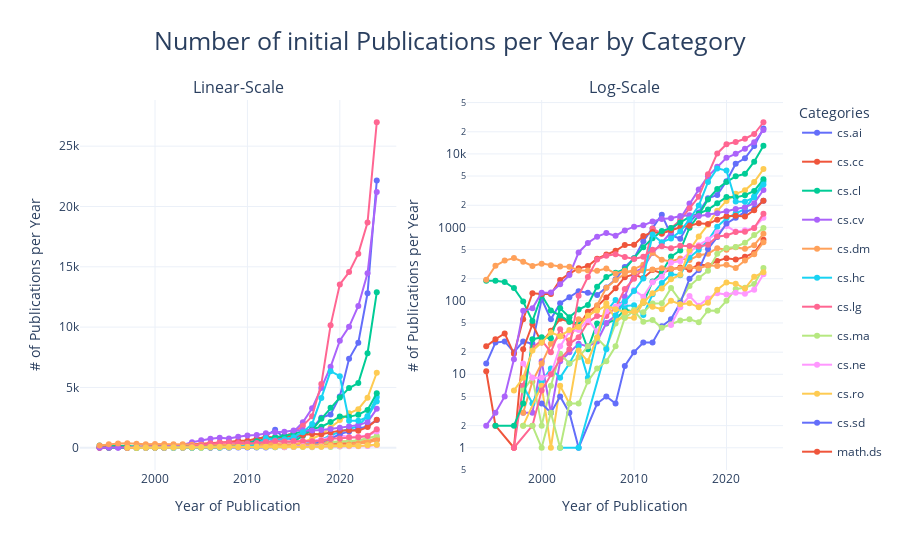
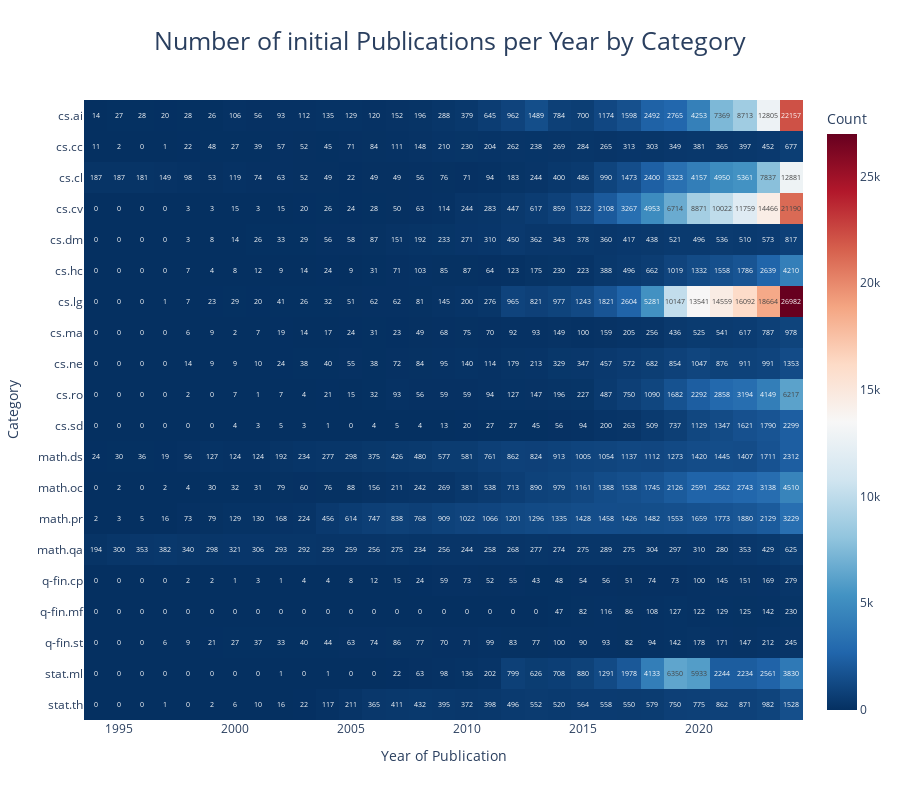

The notebook cell saved with these charts, in order:
### Markdown cell above
#### Analysis of the exponential Trend Contribution by Category

The overall exponential growth in AI-related publications can be broken down into the handpicked categories that have been combined to create a representative overview of the field of ML and AI. When these categories are visualized individually, it becomes obvious that all categories follow a trend of increasing numbers of publications per year (e.g., Log-Scale). The Linear-Scale makes it evident that the categories Machine Learning (cs.LG), Artificial Intelligence (cs.AI), Computer Vision (cs.CV), Computation and Language (cs.CL), and Robotics (cs.RO), in particular, have been key contributors to the exponential growth in publications.

In the following, we explore the factors driving this trend, starting with computer vision. Since 2011, computer vision research has experienced a paradigm shift with the advent of deep Convolutional Neural Networks. These methods dramatically improved image recognition and object detection, laying the foundation for subsequent innovations such as Generative Adversarial Networks in 2014, which further enhanced image synthesis and analysis. Such breakthroughs, augmented by large-scale datasets like ImageNet, not only accelerated academic productivity but also made real-world applications—ranging from automated quality control and surveillance to medical imaging diagnostics—both feasible and transformative [2, 15].

Around 2015, robotics emerged as another key driver of exponential growth in AI publications. The introduction of self-driving car technologies by companies like Tesla and the increased accessibility of sophisticated robotic platforms, exemplified by those from Boston Dynamics, spurred rapid advances in human-robot interaction, warehouse automation, and mobility solutions. These developments have redefined urban transportation and industrial processes, demonstrating how robotics can integrate with computer vision to automate complex tasks [6].

In parallel, natural language processing underwent a revolution beginning with the launch of open-source platforms such as Hugging Face in 2016. This initiative democratized access to pre-trained language models and simplified fine-tuning for specialized tasks, thereby lowering research barriers and boosting productivity. The subsequent release of advanced chatbot systems like OpenAI’s GPT-2 in 2019 further accelerated progress, simultaneously driving applications in customer support and information retrieval while prompting increased attention to ethical, safety, and fairness concerns. Initiatives like DARPA’s Explainable AI projects, also emerging in 2016, underscored the critical importance of transparency and trust in AI systems, influencing both academic inquiry and consumer product development [1, 13].

Together, these sequential milestones illustrate how the exponential growth in scientific interest has not only expanded the volume of AI research but has also catalyzed societal transformation. By continuously pushing the frontiers in computer vision, robotics, and natural language processing, researchers have made technologies more accessible and practical, thereby reshaping industries, enhancing safety and efficiency, and laying the groundwork for future innovations that promise further positive societal impact.

### Code cell
visualize_publications_by_category(df_initial, "initial")

### Figure 1 — Plotly figure (JSON) as saved in the notebook; plotly's stock layout.template omitted (floating-point values rounded to 4 significant figures)
{"data": [{"legendgroup": "cs.ai", "line": {"color": "#636EFA"}, "mode": "lines+markers", "name": "cs.ai", "type": "scatter", "x": [1994, 1995, 1996, 1997, 1998, 1999, 2000, 2001, 2002, 2003, 2004, 2005, 2006, 2007, 2008, 2009, 2010, 2011, 2012, 2013, 2014, 2015, 2016, 2017, 2018, 2019, 2020, 2021, 2022, 2023, 2024], "xaxis": "x", "y": [14, 27, 28, 20, 28, 26, 106, 56, 93, 112, 135, 129, 120, 152, 196, 288, 379, 645, 962, 1489, 784, 700, 1174, 1598, 2492, 2765, 4253, 7369, 8713, 12805, 22157], "yaxis": "y"}, {"legendgroup": "cs.ai", "line": {"color": "#636EFA"}, "mode": "lines+markers", "showlegend": false, "type": "scatter", "x": [1994, 1995, 1996, 1997, 1998, 1999, 2000, 2001, 2002, 2003, 2004, 2005, 2006, 2007, 2008, 2009, 2010, 2011, 2012, 2013, 2014, 2015, 2016, 2017, 2018, 2019, 2020, 2021, 2022, 2023, 2024], "xaxis": "x2", "y": [14, 27, 28, 20, 28, 26, 106, 56, 93, 112, 135, 129, 120, 152, 196, 288, 379, 645, 962, 1489, 784, 700, 1174, 1598, 2492, 2765, 4253, 7369, 8713, 12805, 22157], "yaxis": "y2"}, {"legendgroup": "cs.cc", "line": {"color": "#EF553B"}, "mode": "lines+markers", "name": "cs.cc", "type": "scatter", "x": [1994, 1995, 1997, 1998, 1999, 2000, 2001, 2002, 2003, 2004, 2005, 2006, 2007, 2008, 2009, 2010, 2011, 2012, 2013, 2014, 2015, 2016, 2017, 2018, 2019, 2020, 2021, 2022, 2023, 2024], "xaxis": "x", "y": [11, 2, 1, 22, 48, 27, 39, 57, 52, 45, 71, 84, 111, 148, 210, 230, 204, 262, 238, 269, 284, 265, 313, 303, 349, 381, 365, 397, 452, 677], "yaxis": "y"}, {"legendgroup": "cs.cc", "line": {"color": "#EF553B"}, "mode": "lines+markers", "showlegend": false, "type": "scatter", "x": [1994, 1995, 1997, 1998, 1999, 2000, 2001, 2002, 2003, 2004, 2005, 2006, 2007, 2008, 2009, 2010, 2011, 2012, 2013, 2014, 2015, 2016, 2017, 2018, 2019, 2020, 2021, 2022, 2023, 2024], "xaxis": "x2", "y": [11, 2, 1, 22, 48, 27, 39, 57, 52, 45, 71, 84, 111, 148, 210, 230, 204, 262, 238, 269, 284, 265, 313, 303, 349, 381, 365, 397, 452, 677], "yaxis": "y2"}, {"legendgroup": "cs.cl", "line": {"color": "#00CC96"}, "mode": "lines+markers", "name": "cs.cl", "type": "scatter", "x": [1994, 1995, 1996, 1997, 1998, 1999, 2000, 2001, 2002, 2003, 2004, 2005, 2006, 2007, 2008, 2009, 2010, 2011, 2012, 2013, 2014, 2015, 2016, 2017, 2018, 2019, 2020, 2021, 2022, 2023, 2024], "xaxis": "x", "y": [187, 187, 181, 149, 98, 53, 119, 74, 63, 52, 49, 22, 49, 49, 56, 76, 71, 94, 183, 244, 400, 486, 990, 1473, 2400, 3323, 4157, 4950, 5361, 7837, 12881], "yaxis": "y"}, {"legendgroup": "cs.cl", "line": {"color": "#00CC96"}, "mode": "lines+markers", "showlegend": false, "type": "scatter", "x": [1994, 1995, 1996, 1997, 1998, 1999, 2000, 2001, 2002, 2003, 2004, 2005, 2006, 2007, 2008, 2009, 2010, 2011, 2012, 2013, 2014, 2015, 2016, 2017, 2018, 2019, 2020, 2021, 2022, 2023, 2024], "xaxis": "x2", "y": [187, 187, 181, 149, 98, 53, 119, 74, 63, 52, 49, 22, 49, 49, 56, 76, 71, 94, 183, 244, 400, 486, 990, 1473, 2400, 3323, 4157, 4950, 5361, 7837, 12881], "yaxis": "y2"}, {"legendgroup": "cs.cv", "line": {"color": "#AB63FA"}, "mode": "lines+markers", "name": "cs.cv", "type": "scatter", "x": [1998, 1999, 2000, 2001, 2002, 2003, 2004, 2005, 2006, 2007, 2008, 2009, 2010, 2011, 2012, 2013, 2014, 2015, 2016, 2017, 2018, 2019, 2020, 2021, 2022, 2023, 2024], "xaxis": "x", "y": [3, 3, 15, 3, 15, 20, 26, 24, 28, 50, 63, 114, 244, 283, 447, 617, 859, 1322, 2108, 3267, 4953, 6714, 8871, 10022, 11759, 14466, 21190], "yaxis": "y"}, {"legendgroup": "cs.cv", "line": {"color": "#AB63FA"}, "mode": "lines+markers", "showlegend": false, "type": "scatter", "x": [1998, 1999, 2000, 2001, 2002, 2003, 2004, 2005, 2006, 2007, 2008, 2009, 2010, 2011, 2012, 2013, 2014, 2015, 2016, 2017, 2018, 2019, 2020, 2021, 2022, 2023, 2024], "xaxis": "x2", "y": [3, 3, 15, 3, 15, 20, 26, 24, 28, 50, 63, 114, 244, 283, 447, 617, 859, 1322, 2108, 3267, 4953, 6714, 8871, 10022, 11759, 14466, 21190], "yaxis": "y2"}, {"legendgroup": "cs.dm", "line": {"color": "#FFA15A"}, "mode": "lines+markers", "name": "cs.dm", "type": "scatter", "x": [1998, 1999, 2000, 2001, 2002, 2003, 2004, 2005, 2006, 2007, 2008, 2009, 2010, 2011, 2012, 2013, 2014, 2015, 2016, 2017, 2018, 2019, 2020, 2021, 2022, 2023, 2024], "xaxis": "x", "y": [3, 8, 14, 26, 33, 29, 56, 58, 87, 151, 192, 233, 271, 310, 450, 362, 343, 378, 360, 417, 438, 521, 496, 536, 510, 573, 817], "yaxis": "y"}, {"legendgroup": "cs.dm", "line": {"color": "#FFA15A"}, "mode": "lines+markers", "showlegend": false, "type": "scatter", "x": [1998, 1999, 2000, 2001, 2002, 2003, 2004, 2005, 2006, 2007, 2008, 2009, 2010, 2011, 2012, 2013, 2014, 2015, 2016, 2017, 2018, 2019, 2020, 2021, 2022, 2023, 2024], "xaxis": "x2", "y": [3, 8, 14, 26, 33, 29, 56, 58, 87, 151, 192, 233, 271, 310, 450, 362, 343, 378, 360, 417, 438, 521, 496, 536, 510, 573, 817], "yaxis": "y2"}, {"legendgroup": "cs.hc", "line": {"color": "#19D3F3"}, "mode": "lines+markers", "name": "cs.hc", "type": "scatter", "x": [1998, 1999, 2000, 2001, 2002, 2003, 2004, 2005, 2006, 2007, 2008, 2009, 2010, 2011, 2012, 2013, 2014, 2015, 2016, 2017, 2018, 2019, 2020, 2021, 2022, 2023, 2024], "xaxis": "x", "y": [7, 4, 8, 12, 9, 14, 24, 9, 31, 71, 103, 85, 87, 64, 123, 175, 230, 223, 388, 496, 662, 1019, 1332, 1558, 1786, 2639, 4210], "yaxis": "y"}, {"legendgroup": "cs.hc", "line": {"color": "#19D3F3"}, "mode": "lines+markers", "showlegend": false, "type": "scatter", "x": [1998, 1999, 2000, 2001, 2002, 2003, 2004, 2005, 2006, 2007, 2008, 2009, 2010, 2011, 2012, 2013, 2014, 2015, 2016, 2017, 2018, 2019, 2020, 2021, 2022, 2023, 2024], "xaxis": "x2", "y": [7, 4, 8, 12, 9, 14, 24, 9, 31, 71, 103, 85, 87, 64, 123, 175, 230, 223, 388, 496, 662, 1019, 1332, 1558, 1786, 2639, 4210], "yaxis": "y2"}, {"legendgroup": "cs.lg", "line": {"color": "#FF6692"}, "mode": "lines+markers", "name": "cs.lg", "type": "scatter", "x": [1997, 1998, 1999, 2000, 2001, 2002, 2003, 2004, 2005, 2006, 2007, 2008, 2009, 2010, 2011, 2012, 2013, 2014, 2015, 2016, 2017, 2018, 2019, 2020, 2021, 2022, 2023, 2024], "xaxis": "x", "y": [1, 7, 23, 29, 20, 41, 26, 32, 51, 62, 62, 81, 145, 200, 276, 965, 821, 977, 1243, 1821, 2604, 5281, 10147, 13541, 14559, 16092, 18664, 26982], "yaxis": "y"}, {"legendgroup": "cs.lg", "line": {"color": "#FF6692"}, "mode": "lines+markers", "showlegend": false, "type": "scatter", "x": [1997, 1998, 1999, 2000, 2001, 2002, 2003, 2004, 2005, 2006, 2007, 2008, 2009, 2010, 2011, 2012, 2013, 2014, 2015, 2016, 2017, 2018, 2019, 2020, 2021, 2022, 2023, 2024], "xaxis": "x2", "y": [1, 7, 23, 29, 20, 41, 26, 32, 51, 62, 62, 81, 145, 200, 276, 965, 821, 977, 1243, 1821, 2604, 5281, 10147, 13541, 14559, 16092, 18664, 26982], "yaxis": "y2"}, {"legendgroup": "cs.ma", "line": {"color": "#B6E880"}, "mode": "lines+markers", "name": "cs.ma", "type": "scatter", "x": [1998, 1999, 2000, 2001, 2002, 2003, 2004, 2005, 2006, 2007, 2008, 2009, 2010, 2011, 2012, 2013, 2014, 2015, 2016, 2017, 2018, 2019, 2020, 2021, 2022, 2023, 2024], "xaxis": "x", "y": [6, 9, 2, 7, 19, 14, 17, 24, 31, 23, 49, 68, 75, 70, 92, 93, 149, 100, 159, 205, 256, 436, 525, 541, 617, 787, 978], "yaxis": "y"}, {"legendgroup": "cs.ma", "line": {"color": "#B6E880"}, "mode": "lines+markers", "showlegend": false, "type": "scatter", "x": [1998, 1999, 2000, 2001, 2002, 2003, 2004, 2005, 2006, 2007, 2008, 2009, 2010, 2011, 2012, 2013, 2014, 2015, 2016, 2017, 2018, 2019, 2020, 2021, 2022, 2023, 2024], "xaxis": "x2", "y": [6, 9, 2, 7, 19, 14, 17, 24, 31, 23, 49, 68, 75, 70, 92, 93, 149, 100, 159, 205, 256, 436, 525, 541, 617, 787, 978], "yaxis": "y2"}, {"legendgroup": "cs.ne", "line": {"color": "#FF97FF"}, "mode": "lines+markers", "name": "cs.ne", "type": "scatter", "x": [1998, 1999, 2000, 2001, 2002, 2003, 2004, 2005, 2006, 2007, 2008, 2009, 2010, 2011, 2012, 2013, 2014, 2015, 2016, 2017, 2018, 2019, 2020, 2021, 2022, 2023, 2024], "xaxis": "x", "y": [14, 9, 9, 10, 24, 38, 40, 55, 38, 72, 84, 95, 140, 114, 179, 213, 329, 347, 457, 572, 682, 854, 1047, 876, 911, 991, 1353], "yaxis": "y"}, {"legendgroup": "cs.ne", "line": {"color": "#FF97FF"}, "mode": "lines+markers", "showlegend": false, "type": "scatter", "x": [1998, 1999, 2000, 2001, 2002, 2003, 2004, 2005, 2006, 2007, 2008, 2009, 2010, 2011, 2012, 2013, 2014, 2015, 2016, 2017, 2018, 2019, 2020, 2021, 2022, 2023, 2024], "xaxis": "x2", "y": [14, 9, 9, 10, 24, 38, 40, 55, 38, 72, 84, 95, 140, 114, 179, 213, 329, 347, 457, 572, 682, 854, 1047, 876, 911, 991, 1353], "yaxis": "y2"}, {"legendgroup": "cs.ro", "line": {"color": "#FECB52"}, "mode": "lines+markers", "name": "cs.ro", "type": "scatter", "x": [1998, 2000, 2001, 2002, 2003, 2004, 2005, 2006, 2007, 2008, 2009, 2010, 2011, 2012, 2013, 2014, 2015, 2016, 2017, 2018, 2019, 2020, 2021, 2022, 2023, 2024], "xaxis": "x", "y": [2, 7, 1, 7, 4, 21, 15, 32, 93, 56, 59, 59, 94, 127, 147, 196, 227, 487, 750, 1090, 1682, 2292, 2858, 3194, 4149, 6217], "yaxis": "y"}, {"legendgroup": "cs.ro", "line": {"color": "#FECB52"}, "mode": "lines+markers", "showlegend": false, "type": "scatter", "x": [1998, 2000, 2001, 2002, 2003, 2004, 2005, 2006, 2007, 2008, 2009, 2010, 2011, 2012, 2013, 2014, 2015, 2016, 2017, 2018, 2019, 2020, 2021, 2022, 2023, 2024], "xaxis": "x2", "y": [2, 7, 1, 7, 4, 21, 15, 32, 93, 56, 59, 59, 94, 127, 147, 196, 227, 487, 750, 1090, 1682, 2292, 2858, 3194, 4149, 6217], "yaxis": "y2"}, {"legendgroup": "cs.sd", "line": {"color": "#636EFA"}, "mode": "lines+markers", "name": "cs.sd", "type": "scatter", "x": [2000, 2001, 2002, 2003, 2004, 2006, 2007, 2008, 2009, 2010, 2011, 2012, 2013, 2014, 2015, 2016, 2017, 2018, 2019, 2020, 2021, 2022, 2023, 2024], "xaxis": "x", "y": [4, 3, 5, 3, 1, 4, 5, 4, 13, 20, 27, 27, 45, 56, 94, 200, 263, 509, 737, 1129, 1347, 1621, 1790, 2299], "yaxis": "y"}, {"legendgroup": "cs.sd", "line": {"color": "#636EFA"}, "mode": "lines+markers", "showlegend": false, "type": "scatter", "x": [2000, 2001, 2002, 2003, 2004, 2006, 2007, 2008, 2009, 2010, 2011, 2012, 2013, 2014, 2015, 2016, 2017, 2018, 2019, 2020, 2021, 2022, 2023, 2024], "xaxis": "x2", "y": [4, 3, 5, 3, 1, 4, 5, 4, 13, 20, 27, 27, 45, 56, 94, 200, 263, 509, 737, 1129, 1347, 1621, 1790, 2299], "yaxis": "y2"}, {"legendgroup": "math.ds", "line": {"color": "#EF553B"}, "mode": "lines+markers", "name": "math.ds", "type": "scatter", "x": [1994, 1995, 1996, 1997, 1998, 1999, 2000, 2001, 2002, 2003, 2004, 2005, 2006, 2007, 2008, 2009, 2010, 2011, 2012, 2013, 2014, 2015, 2016, 2017, 2018, 2019, 2020, 2021, 2022, 2023, 2024], "xaxis": "x", "y": [24, 30, 36, 19, 56, 127, 124, 124, 192, 234, 277, 298, 375, 426, 480, 577, 581, 761, 862, 824, 913, 1005, 1054, 1137, 1112, 1273, 1420, 1445, 1407, 1711, 2312], "yaxis": "y"}, {"legendgroup": "math.ds", "line": {"color": "#EF553B"}, "mode": "lines+markers", "showlegend": false, "type": "scatter", "x": [1994, 1995, 1996, 1997, 1998, 1999, 2000, 2001, 2002, 2003, 2004, 2005, 2006, 2007, 2008, 2009, 2010, 2011, 2012, 2013, 2014, 2015, 2016, 2017, 2018, 2019, 2020, 2021, 2022, 2023, 2024], "xaxis": "x2", "y": [24, 30, 36, 19, 56, 127, 124, 124, 192, 234, 277, 298, 375, 426, 480, 577, 581, 761, 862, 824, 913, 1005, 1054, 1137, 1112, 1273, 1420, 1445, 1407, 1711, 2312], "yaxis": "y2"}, {"legendgroup": "math.oc", "line": {"color": "#00CC96"}, "mode": "lines+markers", "name": "math.oc", "type": "scatter", "x": [1995, 1997, 1998, 1999, 2000, 2001, 2002, 2003, 2004, 2005, 2006, 2007, 2008, 2009, 2010, 2011, 2012, 2013, 2014, 2015, 2016, 2017, 2018, 2019, 2020, 2021, 2022, 2023, 2024], "xaxis": "x", "y": [2, 2, 4, 30, 32, 31, 79, 60, 76, 88, 156, 211, 242, 269, 381, 538, 713, 890, 979, 1161, 1388, 1538, 1745, 2126, 2591, 2562, 2743, 3138, 4510], "yaxis": "y"}, {"legendgroup": "math.oc", "line": {"color": "#00CC96"}, "mode": "lines+markers", "showlegend": false, "type": "scatter", "x": [1995, 1997, 1998, 1999, 2000, 2001, 2002, 2003, 2004, 2005, 2006, 2007, 2008, 2009, 2010, 2011, 2012, 2013, 2014, 2015, 2016, 2017, 2018, 2019, 2020, 2021, 2022, 2023, 2024], "xaxis": "x2", "y": [2, 2, 4, 30, 32, 31, 79, 60, 76, 88, 156, 211, 242, 269, 381, 538, 713, 890, 979, 1161, 1388, 1538, 1745, 2126, 2591, 2562, 2743, 3138, 4510], "yaxis": "y2"}, {"legendgroup": "math.pr", "line": {"color": "#AB63FA"}, "mode": "lines+markers", "name": "math.pr", "type": "scatter", "x": [1994, 1995, 1996, 1997, 1998, 1999, 2000, 2001, 2002, 2003, 2004, 2005, 2006, 2007, 2008, 2009, 2010, 2011, 2012, 2013, 2014, 2015, 2016, 2017, 2018, 2019, 2020, 2021, 2022, 2023, 2024], "xaxis": "x", "y": [2, 3, 5, 16, 73, 79, 129, 130, 168, 224, 456, 614, 747, 838, 768, 909, 1022, 1066, 1201, 1296, 1335, 1428, 1458, 1426, 1482, 1553, 1659, 1773, 1880, 2129, 3229], "yaxis": "y"}, {"legendgroup": "math.pr", "line": {"color": "#AB63FA"}, "mode": "lines+markers", "showlegend": false, "type": "scatter", "x": [1994, 1995, 1996, 1997, 1998, 1999, 2000, 2001, 2002, 2003, 2004, 2005, 2006, 2007, 2008, 2009, 2010, 2011, 2012, 2013, 2014, 2015, 2016, 2017, 2018, 2019, 2020, 2021, 2022, 2023, 2024], "xaxis": "x2", "y": [2, 3, 5, 16, 73, 79, 129, 130, 168, 224, 456, 614, 747, 838, 768, 909, 1022, 1066, 1201, 1296, 1335, 1428, 1458, 1426, 1482, 1553, 1659, 1773, 1880, 2129, 3229], "yaxis": "y2"}, {"legendgroup": "math.qa", "line": {"color": "#FFA15A"}, "mode": "lines+markers", "name": "math.qa", "type": "scatter", "x": [1994, 1995, 1996, 1997, 1998, 1999, 2000, 2001, 2002, 2003, 2004, 2005, 2006, 2007, 2008, 2009, 2010, 2011, 2012, 2013, 2014, 2015, 2016, 2017, 2018, 2019, 2020, 2021, 2022, 2023, 2024], "xaxis": "x", "y": [194, 300, 353, 382, 340, 298, 321, 306, 293, 292, 259, 259, 256, 275, 234, 256, 244, 258, 268, 277, 274, 275, 289, 275, 304, 297, 310, 280, 353, 429, 625], "yaxis": "y"}, {"legendgroup": "math.qa", "line": {"color": "#FFA15A"}, "mode": "lines+markers", "showlegend": false, "type": "scatter", "x": [1994, 1995, 1996, 1997, 1998, 1999, 2000, 2001, 2002, 2003, 2004, 2005, 2006, 2007, 2008, 2009, 2010, 2011, 2012, 2013, 2014, 2015, 2016, 2017, 2018, 2019, 2020, 2021, 2022, 2023, 2024], "xaxis": "x2", "y": [194, 300, 353, 382, 340, 298, 321, 306, 293, 292, 259, 259, 256, 275, 234, 256, 244, 258, 268, 277, 274, 275, 289, 275, 304, 297, 310, 280, 353, 429, 625], "yaxis": "y2"}, {"legendgroup": "stat.ml", "line": {"color": "#19D3F3"}, "mode": "lines+markers", "name": "stat.ml", "type": "scatter", "x": [2002, 2004, 2007, 2008, 2009, 2010, 2011, 2012, 2013, 2014, 2015, 2016, 2017, 2018, 2019, 2020, 2021, 2022, 2023, 2024], "xaxis": "x", "y": [1, 1, 22, 63, 98, 136, 202, 799, 626, 708, 880, 1291, 1978, 4133, 6350, 5933, 2244, 2234, 2561, 3830], "yaxis": "y"}, {"legendgroup": "stat.ml", "line": {"color": "#19D3F3"}, "mode": "lines+markers", "showlegend": false, "type": "scatter", "x": [2002, 2004, 2007, 2008, 2009, 2010, 2011, 2012, 2013, 2014, 2015, 2016, 2017, 2018, 2019, 2020, 2021, 2022, 2023, 2024], "xaxis": "x2", "y": [1, 1, 22, 63, 98, 136, 202, 799, 626, 708, 880, 1291, 1978, 4133, 6350, 5933, 2244, 2234, 2561, 3830], "yaxis": "y2"}, {"legendgroup": "stat.th", "line": {"color": "#FF6692"}, "mode": "lines+markers", "name": "stat.th", "type": "scatter", "x": [1997, 1999, 2000, 2001, 2002, 2003, 2004, 2005, 2006, 2007, 2008, 2009, 2010, 2011, 2012, 2013, 2014, 2015, 2016, 2017, 2018, 2019, 2020, 2021, 2022, 2023, 2024], "xaxis": "x", "y": [1, 2, 6, 10, 16, 22, 117, 211, 365, 411, 432, 395, 372, 398, 496, 552, 520, 564, 558, 550, 579, 750, 775, 862, 871, 982, 1528], "yaxis": "y"}, {"legendgroup": "stat.th", "line": {"color": "#FF6692"}, "mode": "lines+markers", "showlegend": false, "type": "scatter", "x": [1997, 1999, 2000, 2001, 2002, 2003, 2004, 2005, 2006, 2007, 2008, 2009, 2010, 2011, 2012, 2013, 2014, 2015, 2016, 2017, 2018, 2019, 2020, 2021, 2022, 2023, 2024], "xaxis": "x2", "y": [1, 2, 6, 10, 16, 22, 117, 211, 365, 411, 432, 395, 372, 398, 496, 552, 520, 564, 558, 550, 579, 750, 775, 862, 871, 982, 1528], "yaxis": "y2"}, {"legendgroup": "q-fin.cp", "line": {"color": "#B6E880"}, "mode": "lines+markers", "name": "q-fin.cp", "type": "scatter", "x": [1998, 1999, 2000, 2001, 2002, 2003, 2004, 2005, 2006, 2007, 2008, 2009, 2010, 2011, 2012, 2013, 2014, 2015, 2016, 2017, 2018, 2019, 2020, 2021, 2022, 2023, 2024], "xaxis": "x", "y": [2, 2, 1, 3, 1, 4, 4, 8, 12, 15, 24, 59, 73, 52, 55, 43, 48, 54, 56, 51, 74, 73, 100, 145, 151, 169, 279], "yaxis": "y"}, {"legendgroup": "q-fin.cp", "line": {"color": "#B6E880"}, "mode": "lines+markers", "showlegend": false, "type": "scatter", "x": [1998, 1999, 2000, 2001, 2002, 2003, 2004, 2005, 2006, 2007, 2008, 2009, 2010, 2011, 2012, 2013, 2014, 2015, 2016, 2017, 2018, 2019, 2020, 2021, 2022, 2023, 2024], "xaxis": "x2", "y": [2, 2, 1, 3, 1, 4, 4, 8, 12, 15, 24, 59, 73, 52, 55, 43, 48, 54, 56, 51, 74, 73, 100, 145, 151, 169, 279], "yaxis": "y2"}, {"legendgroup": "q-fin.mf", "line": {"color": "#FF97FF"}, "mode": "lines+markers", "name": "q-fin.mf", "type": "scatter", "x": [2014, 2015, 2016, 2017, 2018, 2019, 2020, 2021, 2022, 2023, 2024], "xaxis": "x", "y": [47, 82, 116, 86, 108, 127, 122, 129, 125, 142, 230], "yaxis": "y"}, {"legendgroup": "q-fin.mf", "line": {"color": "#FF97FF"}, "mode": "lines+markers", "showlegend": false, "type": "scatter", "x": [2014, 2015, 2016, 2017, 2018, 2019, 2020, 2021, 2022, 2023, 2024], "xaxis": "x2", "y": [47, 82, 116, 86, 108, 127, 122, 129, 125, 142, 230], "yaxis": "y2"}, {"legendgroup": "q-fin.st", "line": {"color": "#FECB52"}, "mode": "lines+markers", "name": "q-fin.st", "type": "scatter", "x": [1997, 1998, 1999, 2000, 2001, 2002, 2003, 2004, 2005, 2006, 2007, 2008, 2009, 2010, 2011, 2012, 2013, 2014, 2015, 2016, 2017, 2018, 2019, 2020, 2021, 2022, 2023, 2024], "xaxis": "x", "y": [6, 9, 21, 27, 37, 33, 40, 44, 63, 74, 86, 77, 70, 71, 99, 83, 77, 100, 90, 93, 82, 94, 142, 178, 171, 147, 212, 245], "yaxis": "y"}, {"legendgroup": "q-fin.st", "line": {"color": "#FECB52"}, "mode": "lines+markers", "showlegend": false, "type": "scatter", "x": [1997, 1998, 1999, 2000, 2001, 2002, 2003, 2004, 2005, 2006, 2007, 2008, 2009, 2010, 2011, 2012, 2013, 2014, 2015, 2016, 2017, 2018, 2019, 2020, 2021, 2022, 2023, 2024], "xaxis": "x2", "y": [6, 9, 21, 27, 37, 33, 40, 44, 63, 74, 86, 77, 70, 71, 99, 83, 77, 100, 90, 93, 82, 94, 142, 178, 171, 147, 212, 245], "yaxis": "y2"}], "layout": {"annotations": [{"font": {"size": 16}, "showarrow": false, "text": "Linear-Scale", "x": 0.225, "xanchor": "center", "xref": "paper", "y": 1, "yanchor": "bottom", "yref": "paper"}, {"font": {"size": 16}, "showarrow": false, "text": "Log-Scale", "x": 0.775, "xanchor": "center", "xref": "paper", "y": 1, "yanchor": "bottom", "yref": "paper"}], "height": 550, "legend": {"title": {"text": "Categories"}}, "title": {"font": {"size": 25}, "text": "Number of initial Publications per Year by Category", "x": 0.5}, "xaxis": {"anchor": "y", "domain": [0, 0.45], "title": {"text": "Year of Publication"}}, "xaxis2": {"anchor": "y2", "domain": [0.55, 1], "title": {"text": "Year of Publication"}}, "yaxis": {"anchor": "x", "domain": [0, 1], "title": {"text": "# of Publications per Year"}}, "yaxis2": {"anchor": "x2", "domain": [0, 1], "title": {"text": "# of Publications per Year"}, "type": "log"}}}

### Figure 2 — Plotly figure (JSON) as saved in the notebook; plotly's stock layout.template omitted (floating-point values rounded to 4 significant figures; data arrays with more than 128 entries replaced by an {"elided": "..."} marker saying what was removed)
{"data": [{"colorbar": {"title": {"text": "Count"}}, "colorscale": [[0, "rgb(5,48,97)"], [0.1, "rgb(33,102,172)"], [0.2, "rgb(67,147,195)"], [0.3, "rgb(146,197,222)"], [0.4, "rgb(209,229,240)"], [0.5, "rgb(247,247,247)"], [0.6, "rgb(253,219,199)"], [0.7, "rgb(244,165,130)"], [0.8, "rgb(214,96,77)"], [0.9, "rgb(178,24,43)"], [1, "rgb(103,0,31)"]], "text": {"elided": "20x31 int values"}, "texttemplate": "%{text}", "type": "heatmap", "x": [1994, 1995, 1996, 1997, 1998, 1999, 2000, 2001, 2002, 2003, 2004, 2005, 2006, 2007, 2008, 2009, 2010, 2011, 2012, 2013, 2014, 2015, 2016, 2017, 2018, 2019, 2020, 2021, 2022, 2023, 2024], "y": ["stat.th", "stat.ml", "q-fin.st", "q-fin.mf", "q-fin.cp", "math.qa", "math.pr", "math.oc", "math.ds", "cs.sd", "cs.ro", "cs.ne", "cs.ma", "cs.lg", "cs.hc", "cs.dm", "cs.cv", "cs.cl", "cs.cc", "cs.ai"], "z": {"elided": "20x31 float values"}}], "layout": {"height": 800, "title": {"font": {"size": 25}, "text": "Number of initial Publications per Year by Category", "x": 0.5}, "xaxis": {"title": {"text": "Year of Publication"}}, "yaxis": {"title": {"text": "Category"}}}}
